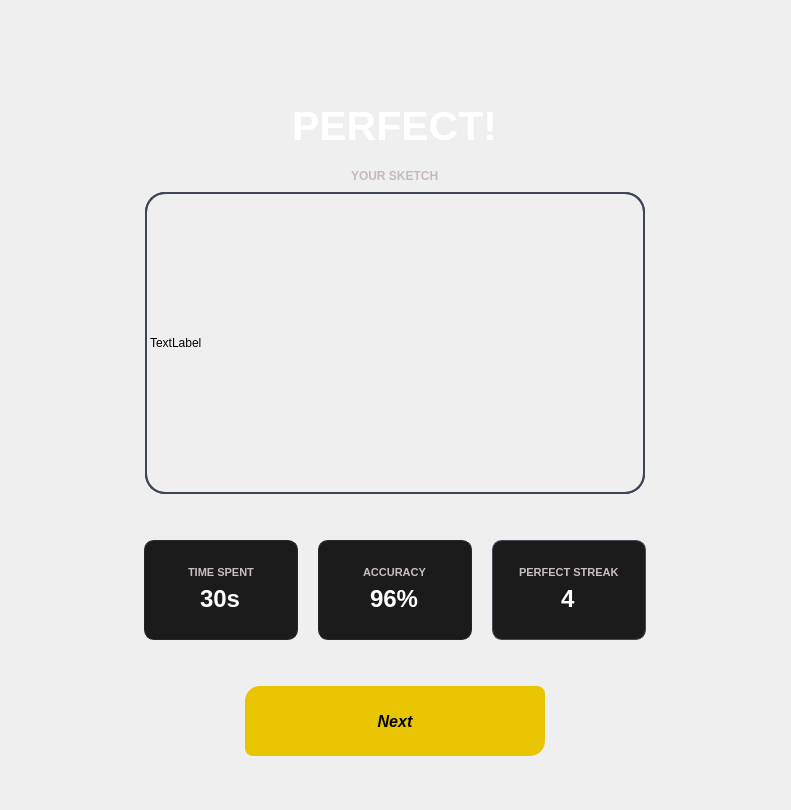
<?xml version="1.0" encoding="UTF-8"?>
<ui version="4.0">
 <class>Dialog</class>
 <widget class="QDialog" name="Dialog">
  <property name="geometry">
   <rect>
    <x>0</x>
    <y>0</y>
    <width>791</width>
    <height>810</height>
   </rect>
  </property>
  <property name="windowTitle">
   <string>Dialog</string>
  </property>
  <property name="styleSheet">
   <string notr="true">background: qlineargradient(
    x1:0, y1:0, x2:1, y2:1,
    /* Main Background - lighter */
    stop:0 #1a1c23, 
    
    /* Top Right Subtle Shadow Slope */
    stop:0.15 #1a1c23, 
    stop:0.16 #14161c, 
    
    /* Transition back to main background */
    stop:0.84 #1a1c23, 
    
    /* Bottom Right Light Geometric Slice */
    stop:0.85 #2a2e38, 
    stop:1.0 #2a2e38
);</string>
  </property>
  <layout class="QHBoxLayout" name="horizontalLayout" stretch="0">
   <property name="spacing">
    <number>0</number>
   </property>
   <property name="leftMargin">
    <number>0</number>
   </property>
   <property name="topMargin">
    <number>0</number>
   </property>
   <property name="rightMargin">
    <number>0</number>
   </property>
   <property name="bottomMargin">
    <number>0</number>
   </property>
   <item>
    <widget class="QFrame" name="frame_3">
     <property name="sizePolicy">
      <sizepolicy hsizetype="Expanding" vsizetype="Expanding">
       <horstretch>0</horstretch>
       <verstretch>0</verstretch>
      </sizepolicy>
     </property>
     <property name="minimumSize">
      <size>
       <width>520</width>
       <height>390</height>
      </size>
     </property>
     <property name="maximumSize">
      <size>
       <width>180</width>
       <height>800</height>
      </size>
     </property>
     <property name="styleSheet">
      <string notr="true">background:transparent;
border:none;</string>
     </property>
     <property name="frameShape">
      <enum>QFrame::StyledPanel</enum>
     </property>
     <property name="frameShadow">
      <enum>QFrame::Raised</enum>
     </property>
     <layout class="QVBoxLayout" name="verticalLayout_6" stretch="0,1,1,1,1,0,1,0,1,0">
      <item>
       <spacer name="verticalSpacer_8">
        <property name="orientation">
         <enum>Qt::Vertical</enum>
        </property>
        <property name="sizeHint" stdset="0">
         <size>
          <width>20</width>
          <height>40</height>
         </size>
        </property>
       </spacer>
      </item>
      <item alignment="Qt::AlignHCenter">
       <widget class="QFrame" name="frame_2">
        <property name="minimumSize">
         <size>
          <width>200</width>
          <height>40</height>
         </size>
        </property>
        <property name="maximumSize">
         <size>
          <width>200</width>
          <height>40</height>
         </size>
        </property>
        <property name="styleSheet">
         <string notr="true">background:transparent; 
border:none;</string>
        </property>
        <property name="frameShape">
         <enum>QFrame::StyledPanel</enum>
        </property>
        <property name="frameShadow">
         <enum>QFrame::Raised</enum>
        </property>
        <layout class="QHBoxLayout" name="horizontalLayout_2">
         <item>
          <widget class="QLabel" name="label_star1">
           <property name="minimumSize">
            <size>
             <width>30</width>
             <height>30</height>
            </size>
           </property>
           <property name="maximumSize">
            <size>
             <width>30</width>
             <height>30</height>
            </size>
           </property>
           <property name="styleSheet">
            <string notr="true">background:transparent; 
border:none;</string>
           </property>
           <property name="text">
            <string/>
           </property>
           <property name="pixmap">
            <pixmap resource="../assets/icons.qrc">:/result/star_rate.svg</pixmap>
           </property>
           <property name="scaledContents">
            <bool>true</bool>
           </property>
          </widget>
         </item>
         <item>
          <widget class="QLabel" name="label_star2">
           <property name="minimumSize">
            <size>
             <width>30</width>
             <height>30</height>
            </size>
           </property>
           <property name="maximumSize">
            <size>
             <width>30</width>
             <height>30</height>
            </size>
           </property>
           <property name="styleSheet">
            <string notr="true">background:transparent; 
border:none;</string>
           </property>
           <property name="text">
            <string/>
           </property>
           <property name="pixmap">
            <pixmap resource="../assets/icons.qrc">:/result/star_rate.svg</pixmap>
           </property>
           <property name="scaledContents">
            <bool>true</bool>
           </property>
          </widget>
         </item>
         <item>
          <widget class="QLabel" name="label_star3">
           <property name="minimumSize">
            <size>
             <width>30</width>
             <height>30</height>
            </size>
           </property>
           <property name="maximumSize">
            <size>
             <width>30</width>
             <height>30</height>
            </size>
           </property>
           <property name="styleSheet">
            <string notr="true">background:transparent; 
border:none;</string>
           </property>
           <property name="text">
            <string/>
           </property>
           <property name="pixmap">
            <pixmap resource="../assets/icons.qrc">:/result/star_rate.svg</pixmap>
           </property>
           <property name="scaledContents">
            <bool>true</bool>
           </property>
          </widget>
         </item>
         <item>
          <widget class="QLabel" name="label_star4">
           <property name="minimumSize">
            <size>
             <width>30</width>
             <height>30</height>
            </size>
           </property>
           <property name="maximumSize">
            <size>
             <width>30</width>
             <height>30</height>
            </size>
           </property>
           <property name="styleSheet">
            <string notr="true">background:transparent; 
border:none;</string>
           </property>
           <property name="text">
            <string/>
           </property>
           <property name="pixmap">
            <pixmap resource="../assets/icons.qrc">:/result/star_rate.svg</pixmap>
           </property>
           <property name="scaledContents">
            <bool>true</bool>
           </property>
          </widget>
         </item>
         <item>
          <widget class="QLabel" name="label_star5">
           <property name="minimumSize">
            <size>
             <width>30</width>
             <height>30</height>
            </size>
           </property>
           <property name="maximumSize">
            <size>
             <width>30</width>
             <height>30</height>
            </size>
           </property>
           <property name="styleSheet">
            <string notr="true">background:transparent; 
border:none;</string>
           </property>
           <property name="text">
            <string/>
           </property>
           <property name="pixmap">
            <pixmap resource="../assets/icons.qrc">:/result/star_rate.svg</pixmap>
           </property>
           <property name="scaledContents">
            <bool>true</bool>
           </property>
          </widget>
         </item>
        </layout>
       </widget>
      </item>
      <item alignment="Qt::AlignHCenter">
       <widget class="QLabel" name="label_rate">
        <property name="minimumSize">
         <size>
          <width>0</width>
          <height>50</height>
         </size>
        </property>
        <property name="maximumSize">
         <size>
          <width>16777215</width>
          <height>50</height>
         </size>
        </property>
        <property name="styleSheet">
         <string notr="true">color:white; font-family: &quot;Arial&quot;, &quot;Helvetica&quot;, sans-serif;
border:none;
font-weight:800;
font-size:31pt;
background:transparent; 
border:none;</string>
        </property>
        <property name="text">
         <string>PERFECT!</string>
        </property>
       </widget>
      </item>
      <item alignment="Qt::AlignHCenter">
       <widget class="QLabel" name="label">
        <property name="minimumSize">
         <size>
          <width>0</width>
          <height>30</height>
         </size>
        </property>
        <property name="maximumSize">
         <size>
          <width>16777215</width>
          <height>20</height>
         </size>
        </property>
        <property name="styleSheet">
         <string notr="true">color:#C5BABB;
font-weight:600;</string>
        </property>
        <property name="text">
         <string>YOUR SKETCH</string>
        </property>
       </widget>
      </item>
      <item alignment="Qt::AlignHCenter">
       <widget class="QWidget" name="sketch_card" native="true">
        <property name="minimumSize">
         <size>
          <width>500</width>
          <height>300</height>
         </size>
        </property>
        <property name="styleSheet">
         <string notr="true">border:2px solid #3F4657;
border-radius:20px;</string>
        </property>
        <layout class="QHBoxLayout" name="horizontalLayout_4">
         <property name="spacing">
          <number>0</number>
         </property>
         <property name="leftMargin">
          <number>0</number>
         </property>
         <property name="topMargin">
          <number>0</number>
         </property>
         <property name="rightMargin">
          <number>0</number>
         </property>
         <property name="bottomMargin">
          <number>0</number>
         </property>
         <item>
          <widget class="QLabel" name="label_sketch">
           <property name="styleSheet">
            <string notr="true">border:2px solid #3F4657;
border-radius:20px;</string>
           </property>
           <property name="text">
            <string>TextLabel</string>
           </property>
          </widget>
         </item>
        </layout>
       </widget>
      </item>
      <item>
       <spacer name="verticalSpacer_10">
        <property name="orientation">
         <enum>Qt::Vertical</enum>
        </property>
        <property name="sizeHint" stdset="0">
         <size>
          <width>20</width>
          <height>40</height>
         </size>
        </property>
       </spacer>
      </item>
      <item>
       <layout class="QHBoxLayout" name="horizontalLayout_3">
        <property name="spacing">
         <number>20</number>
        </property>
        <property name="leftMargin">
         <number>0</number>
        </property>
        <property name="topMargin">
         <number>0</number>
        </property>
        <property name="bottomMargin">
         <number>0</number>
        </property>
        <item>
         <widget class="QWidget" name="widget_3" native="true">
          <property name="minimumSize">
           <size>
            <width>0</width>
            <height>100</height>
           </size>
          </property>
          <property name="maximumSize">
           <size>
            <width>16777215</width>
            <height>100</height>
           </size>
          </property>
          <property name="styleSheet">
           <string notr="true">background-color:#1C1B1B;
border-radius:10px;
border:1px solid #262627;</string>
          </property>
          <layout class="QVBoxLayout" name="verticalLayout_3">
           <item>
            <spacer name="verticalSpacer">
             <property name="orientation">
              <enum>Qt::Vertical</enum>
             </property>
             <property name="sizeHint" stdset="0">
              <size>
               <width>20</width>
               <height>40</height>
              </size>
             </property>
            </spacer>
           </item>
           <item alignment="Qt::AlignHCenter|Qt::AlignBottom">
            <widget class="QLabel" name="label_2">
             <property name="styleSheet">
              <string notr="true">color:#C9BFC0;
font-family: &quot;Arial&quot;, &quot;Helvetica&quot;, sans-serif;
border:none;
font-weight:600;
font-size:8pt;
</string>
             </property>
             <property name="text">
              <string>TIME SPENT</string>
             </property>
            </widget>
           </item>
           <item alignment="Qt::AlignHCenter|Qt::AlignTop">
            <widget class="QLabel" name="label_timespent">
             <property name="styleSheet">
              <string notr="true">color:white;
font-family: &quot;Arial&quot;, &quot;Helvetica&quot;, sans-serif;
border:none;
font-weight:600;
font-size:18pt</string>
             </property>
             <property name="text">
              <string>30s</string>
             </property>
            </widget>
           </item>
           <item>
            <spacer name="verticalSpacer_2">
             <property name="orientation">
              <enum>Qt::Vertical</enum>
             </property>
             <property name="sizeHint" stdset="0">
              <size>
               <width>20</width>
               <height>40</height>
              </size>
             </property>
            </spacer>
           </item>
          </layout>
         </widget>
        </item>
        <item>
         <widget class="QWidget" name="widget_2" native="true">
          <property name="maximumSize">
           <size>
            <width>16777215</width>
            <height>100</height>
           </size>
          </property>
          <property name="styleSheet">
           <string notr="true">background-color:#1C1B1B;
border-radius:10px;
border:1px solid #262627;</string>
          </property>
          <layout class="QVBoxLayout" name="verticalLayout_4">
           <item>
            <spacer name="verticalSpacer_3">
             <property name="orientation">
              <enum>Qt::Vertical</enum>
             </property>
             <property name="sizeHint" stdset="0">
              <size>
               <width>20</width>
               <height>40</height>
              </size>
             </property>
            </spacer>
           </item>
           <item alignment="Qt::AlignHCenter">
            <widget class="QLabel" name="label_4">
             <property name="styleSheet">
              <string notr="true">color:#C9BFC0;
font-family: &quot;Arial&quot;, &quot;Helvetica&quot;, sans-serif;
border:none;
font-weight:600;
font-size:8pt;
</string>
             </property>
             <property name="text">
              <string>ACCURACY</string>
             </property>
            </widget>
           </item>
           <item alignment="Qt::AlignHCenter">
            <widget class="QLabel" name="label_accuracy">
             <property name="styleSheet">
              <string notr="true">color:white;
font-family: &quot;Arial&quot;, &quot;Helvetica&quot;, sans-serif;
border:none;
font-weight:600;
font-size:18pt</string>
             </property>
             <property name="text">
              <string>96%</string>
             </property>
            </widget>
           </item>
           <item>
            <spacer name="verticalSpacer_4">
             <property name="orientation">
              <enum>Qt::Vertical</enum>
             </property>
             <property name="sizeHint" stdset="0">
              <size>
               <width>20</width>
               <height>40</height>
              </size>
             </property>
            </spacer>
           </item>
          </layout>
         </widget>
        </item>
        <item>
         <widget class="QWidget" name="widget" native="true">
          <property name="maximumSize">
           <size>
            <width>16777215</width>
            <height>100</height>
           </size>
          </property>
          <property name="styleSheet">
           <string notr="true">background-color:#1C1B1B;
border-radius:10px;
border:0.5px solid #454955;</string>
          </property>
          <layout class="QVBoxLayout" name="verticalLayout_5">
           <item>
            <spacer name="verticalSpacer_5">
             <property name="orientation">
              <enum>Qt::Vertical</enum>
             </property>
             <property name="sizeHint" stdset="0">
              <size>
               <width>20</width>
               <height>40</height>
              </size>
             </property>
            </spacer>
           </item>
           <item alignment="Qt::AlignHCenter">
            <widget class="QLabel" name="label_11">
             <property name="styleSheet">
              <string notr="true">color:#C9BFC0;
font-family: &quot;Arial&quot;, &quot;Helvetica&quot;, sans-serif;
border:none;
font-weight:600;
font-size:8pt;
</string>
             </property>
             <property name="text">
              <string>PERFECT STREAK</string>
             </property>
            </widget>
           </item>
           <item alignment="Qt::AlignHCenter">
            <widget class="QLabel" name="label_perfectstreak">
             <property name="styleSheet">
              <string notr="true">color:white;
font-family: &quot;Arial&quot;, &quot;Helvetica&quot;, sans-serif;
border:none;
font-weight:600;
font-size:18pt</string>
             </property>
             <property name="text">
              <string>4</string>
             </property>
            </widget>
           </item>
           <item>
            <spacer name="verticalSpacer_6">
             <property name="orientation">
              <enum>Qt::Vertical</enum>
             </property>
             <property name="sizeHint" stdset="0">
              <size>
               <width>20</width>
               <height>40</height>
              </size>
             </property>
            </spacer>
           </item>
          </layout>
         </widget>
        </item>
       </layout>
      </item>
      <item>
       <spacer name="verticalSpacer_9">
        <property name="orientation">
         <enum>Qt::Vertical</enum>
        </property>
        <property name="sizeHint" stdset="0">
         <size>
          <width>20</width>
          <height>40</height>
         </size>
        </property>
       </spacer>
      </item>
      <item alignment="Qt::AlignHCenter">
       <widget class="QPushButton" name="button_next">
        <property name="minimumSize">
         <size>
          <width>300</width>
          <height>70</height>
         </size>
        </property>
        <property name="maximumSize">
         <size>
          <width>100</width>
          <height>70</height>
         </size>
        </property>
        <property name="styleSheet">
         <string notr="true">QPushButton{background-color:#E9C400;
 font-weight: bold;
   border-top-left-radius: 15px;
    border-top-right-radius: 8px;
    border-bottom-left-radius: 8px;
    border-bottom-right-radius: 15px;
    color: black;
    font-family: &quot;Arial&quot;, &quot;Helvetica&quot;, sans-serif;

    font-weight: bold;
    font-style: italic;
    letter-spacing: -0.025em;
font-size:16px
}

QPushButton:hover
{
background-color:#FFD901;
}
</string>
        </property>
        <property name="text">
         <string>Next</string>
        </property>
       </widget>
      </item>
      <item>
       <spacer name="verticalSpacer_7">
        <property name="orientation">
         <enum>Qt::Vertical</enum>
        </property>
        <property name="sizeHint" stdset="0">
         <size>
          <width>20</width>
          <height>40</height>
         </size>
        </property>
       </spacer>
      </item>
     </layout>
    </widget>
   </item>
  </layout>
 </widget>
 <resources>
  <include location="../assets/icons.qrc"/>
 </resources>
 <connections/>
</ui>
